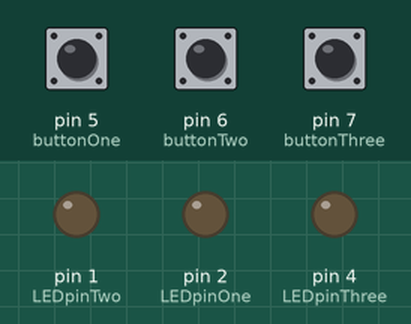
Simulated run of this sketch. Board: Arduino Uno, built with avr-gcc and run on an emulated ATmega328P. Parts: output pins drawn as LEDs (lit = HIGH). The inputs (shaded band) are chosen by the test bench; at power-on: pin 5 (buttonOne) HIGH, pin 6 (buttonTwo) HIGH, pin 7 (buttonThree) HIGH.

Above: at 1.2 s.
1.3 s: pin 5 (buttonOne) pulled LOW for 0.15 s
At 1.6 s:
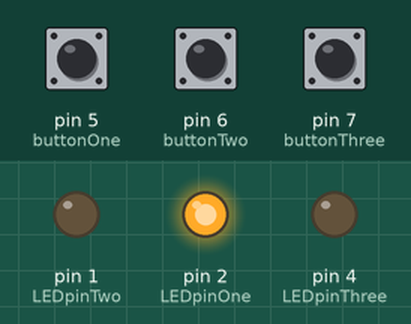
2.9 s: pin 6 (buttonTwo) pulled LOW for 0.15 s
At 4.0 s:
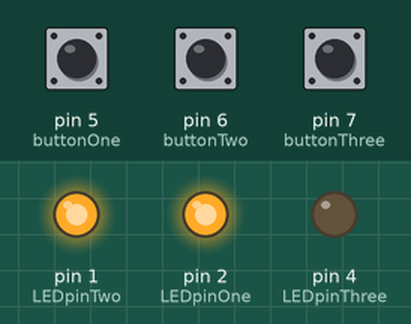
4.5 s: pin 7 (buttonThree) pulled LOW for 0.15 s
At 5.2 s:
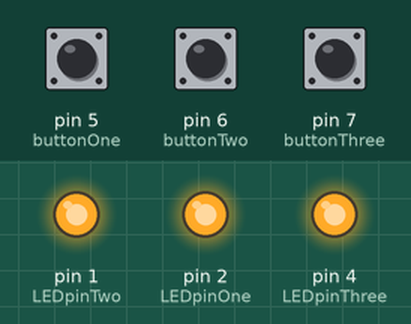
Timing chart, 0 to 7.5 s (numbered marks = the images above; inputs shaded):
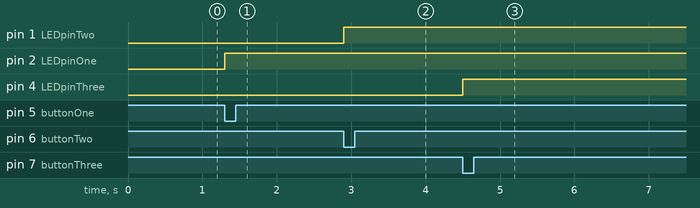

The sketch:

button_test_code.ino
```cpp
//this turns on the LEDs, I'm too lazy to make them go off

int LEDpinOne = 2; //LED pins on 2, 1, 4
int LEDpinTwo = 1;
int LEDpinThree = 4;

int buttonOne = 5; //buttons on pin 5, 6, 7
int buttonTwo = 6;
int buttonThree = 7;

void setup() {
  // put your setup code here, to run once:
  pinMode(LEDpinOne, OUTPUT);
  pinMode(LEDpinTwo, OUTPUT);
  pinMode(LEDpinThree, OUTPUT);
  pinMode(buttonOne, INPUT_PULLUP);
  pinMode(buttonTwo, INPUT_PULLUP);
  pinMode(buttonThree, INPUT_PULLUP);
}

void loop() {
  // put your main code here, to run repeatedly:
  int valueOne = digitalRead(buttonOne);
  int valueTwo = digitalRead(buttonTwo);
  int valueThree = digitalRead(buttonThree);

  if (valueOne == LOW){
    Serial.println("pressed 1");
    digitalWrite(LEDpinOne, HIGH);
  }
  if (valueTwo == LOW){
    Serial.println("pressed 2");
    digitalWrite(LEDpinTwo, HIGH);
  }
  if (valueThree == LOW){
    Serial.println("pressed 3");
    digitalWrite(LEDpinThree, HIGH);
  }
}
```

Measured:
- after the input at 1.3 s, pin 2 (LEDpinOne): LOW → HIGH at once
- after the input at 2.9 s, pin 1 (LEDpinTwo): LOW → HIGH at once
- after the input at 4.5 s, pin 4 (LEDpinThree): LOW → HIGH at once
